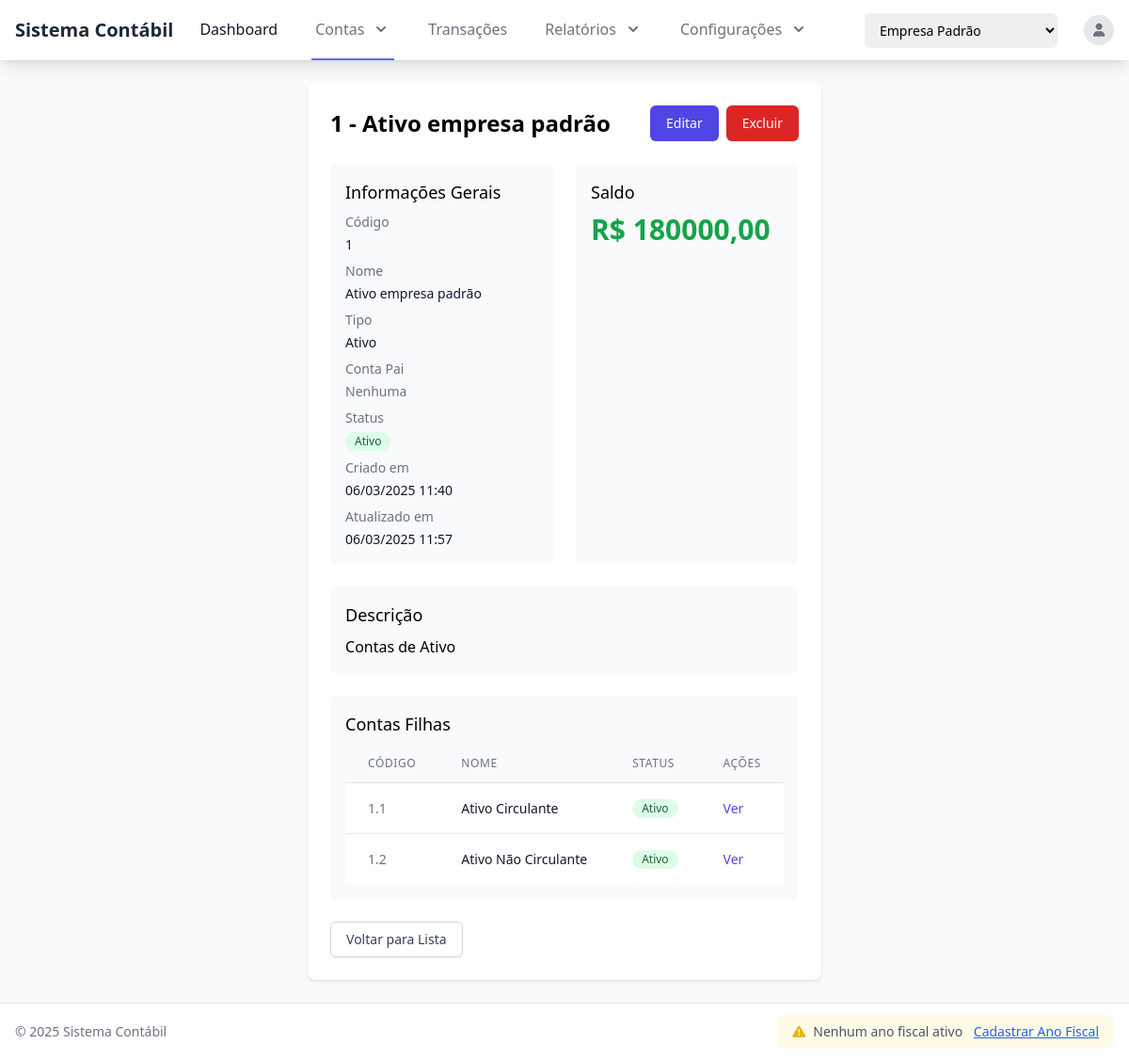
/accounts/1/ (signed in), run on the app's committed database.
### accounts/models.py (models this page shows, shortened)
class Account(models.Model):
    company = models.ForeignKey(Company, verbose_name=_('Empresa'), on_delete=models.CASCADE, related_name='accounts')
    code = models.CharField(_('Código'), max_length=20)
    name = models.CharField(_('Nome'), max_length=100)
    type = models.CharField(_('Tipo'), max_length=1, choices=AccountType.choices)
    parent = models.ForeignKey('self', verbose_name=_('Conta Pai'), null=True, blank=True, on_delete=models.CASCADE, related_name='children')
    description = models.TextField(_('Descrição'), blank=True)
    is_active = models.BooleanField(_('Ativo'), default=True)
    created_at = models.DateTimeField(_('Criado em'), auto_now_add=True)
    updated_at = models.DateTimeField(_('Atualizado em'), auto_now=True)
    class Meta:
        verbose_name = _('Conta')
        verbose_name_plural = _('Contas')
        ordering = ['code']
        unique_together = ['company', 'code']  # Código deve ser único por empresa
    def get_balance(self, start_date=None, end_date=None):
        import logging
        logger = logging.getLogger(__name__)
        if not self.is_leaf:
            children_balance = sum(child.get_balance(start_date=start_date, end_date=end_date) for child in self.children.filter(is_active=True))
            return children_balance
        from django.db.models import Sum, Q
        from transactions.models import Transaction
        transactions = Transaction.objects.filter(company=self.company)
        if start_date:
            transactions = transactions.filter(date__gte=start_date)
        if end_date:
            transactions = transactions.filter(date__lte=end_date)
        debits = transactions.filter(debit_account=self).aggregate(Sum('amount'))['amount__sum'] or 0
        credits = transactions.filter(credit_account=self).aggregate(Sum('amount'))['amount__sum'] or 0
        if self.type in [AccountType.ASSET, AccountType.EXPENSE]:  # ASSET, EXPENSE
            balance = debits - credits
        else:  # LIABILITY, EQUITY, REVENUE
            balance = credits - debits
        return balance
    @property
    def is_leaf(self):
        if not self.pk:  # Se a conta ainda não foi salva, consideramos como folha
            return True
        return not self.children.exists()

### accounts/views.py (the view)
# urls.py: path('<int:pk>/', views.AccountDetailView.as_view(), name='account_detail'),
class AccountDetailView(LoginRequiredMixin, DetailView):
    model = Account
    template_name = 'accounts/account_detail.html'
    def get_context_data(self, **kwargs):
        context = super().get_context_data(**kwargs)
        account = self.get_object()
        context['transactions'] = account.debit_transactions.all() | account.credit_transactions.all()
        context['balance'] = account.get_balance()
        return context

### core/context_processors.py (called while the page is built)
def active_fiscal_year(request):
    context = {
        'active_fiscal_year': None
    }
    if hasattr(request, 'current_company') and request.current_company:
        today = date.today()
        fiscal_year = FiscalYear.objects.filter(
            company=request.current_company,
            start_date__lte=today,
            end_date__gte=today,
            is_closed=False
        ).first()
        context['active_fiscal_year'] = fiscal_year
    return context

### templates/accounts/account_detail.html (shortened to what this page needs)
{% extends 'base.html' %}
{% block content %}
<div class="bg-white shadow rounded-lg p-6">
    <div class="flex justify-between items-center mb-6">
        <h2 class="text-2xl font-bold">{{ account.code }} - {{ account.name }}</h2>
        <div class="flex space-x-2">
            <a href="{% url 'account_update' account.pk %}" class="inline-flex items-center px-4 py-2 border border-transparent rounded-md shadow-sm text-sm font-medium text-white bg-indigo-600 hover:bg-indigo-700 focus:outline-none focus:ring-2 focus:ring-offset-2 focus:ring-indigo-500">
                Editar
            </a>
            <a href="{% url 'account_delete' account.pk %}" class="inline-flex items-center px-4 py-2 border border-transparent rounded-md shadow-sm text-sm font-medium text-white bg-red-600 hover:bg-red-700 focus:outline-none focus:ring-2 focus:ring-offset-2 focus:ring-red-500">
                Excluir
            </a>
        </div>
    </div>
    <div class="grid grid-cols-1 md:grid-cols-2 gap-6 mb-6">
        <div class="bg-gray-50 p-4 rounded-md">
            <h3 class="text-lg font-medium mb-2">Informações Gerais</h3>
            <dl class="grid grid-cols-1 gap-x-4 gap-y-2">
                <div class="sm:col-span-1">
                    <dt class="text-sm font-medium text-gray-500">Código</dt>
                    <dd class="mt-1 text-sm text-gray-900">{{ account.code }}</dd>
                </div>
                <div class="sm:col-span-1">
                    <dt class="text-sm font-medium text-gray-500">Nome</dt>
                    <dd class="mt-1 text-sm text-gray-900">{{ account.name }}</dd>
                </div>
                <div class="sm:col-span-1">
                    <dt class="text-sm font-medium text-gray-500">Tipo</dt>
                    <dd class="mt-1 text-sm text-gray-900">{{ account.get_type_display }}</dd>
                </div>
                <div class="sm:col-span-1">
                    <dt class="text-sm font-medium text-gray-500">Conta Pai</dt>
                    <dd class="mt-1 text-sm text-gray-900">
                        {% if account.parent %}
                            <a href="{% url 'account_detail' account.parent.pk %}" class="text-indigo-600 hover:text-indigo-900">
                                {{ account.parent.code }} - {{ account.parent.name }}
                            </a>
                        {% else %}
                            <span class="text-gray-500">Nenhuma</span>
                        {% endif %}
                    </dd>
                </div>
                <div class="sm:col-span-1">
                    <dt class="text-sm font-medium text-gray-500">Status</dt>
                    <dd class="mt-1 text-sm text-gray-900">
                        {% if account.is_active %}
                            <span class="inline-flex items-center px-2.5 py-0.5 rounded-full text-xs font-medium bg-green-100 text-green-800">
                                Ativo
                            </span>
                        {% else %}
                            <span class="inline-flex items-center px-2.5 py-0.5 rounded-full text-xs font-medium bg-red-100 text-red-800">
                                Inativo
                            </span>
                        {% endif %}
                    </dd>
                </div>
                <div class="sm:col-span-1">
                    <dt class="text-sm font-medium text-gray-500">Criado em</dt>
                    <dd class="mt-1 text-sm text-gray-900">{{ account.created_at|date:"d/m/Y H:i" }}</dd>
                </div>
                <div class="sm:col-span-1">
                    <dt class="text-sm font-medium text-gray-500">Atualizado em</dt>
                    <dd class="mt-1 text-sm text-gray-900">{{ account.updated_at|date:"d/m/Y H:i" }}</dd>
                </div>
            </dl>
        </div>
        <div class="bg-gray-50 p-4 rounded-md">
            <h3 class="text-lg font-medium mb-2">Saldo</h3>
            <div class="text-3xl font-bold {% if balance >= 0 %}text-green-600{% else %}text-red-600{% endif %}">
                R$ {{ balance|floatformat:2 }}
            </div>
        </div>
    </div>
    {% if account.description %}
    <div class="bg-gray-50 p-4 rounded-md mb-6">
        <h3 class="text-lg font-medium mb-2">Descrição</h3>
        <p class="text-sm text-gray-900">{{ account.description|linebreaks }}</p>
    </div>
    {% endif %}
    <div class="bg-gray-50 p-4 rounded-md">
        <h3 class="text-lg font-medium mb-2">Contas Filhas</h3>
        {% if account.children.exists %}
            <div class="overflow-x-auto">
                <table class="min-w-full divide-y divide-gray-200">
                    <thead class="bg-gray-50">
                        <tr>
                            <th scope="col" class="px-6 py-3 text-left text-xs font-medium text-gray-500 uppercase tracking-wider">Código</th>
                            <th scope="col" class="px-6 py-3 text-left text-xs font-medium text-gray-500 uppercase tracking-wider">Nome</th>
                            <th scope="col" class="px-6 py-3 text-left text-xs font-medium text-gray-500 uppercase tracking-wider">Status</th>
                            <th scope="col" class="px-6 py-3 text-left text-xs font-medium text-gray-500 uppercase tracking-wider">Ações</th>
                        </tr>
                    </thead>
                    <tbody class="bg-white divide-y divide-gray-200">
                        {% for child in account.children.all %}
                        <tr>
                            <td class="px-6 py-4 whitespace-nowrap text-sm text-gray-500">{{ child.code }}</td>
                            <td class="px-6 py-4 whitespace-nowrap text-sm text-gray-900">{{ child.name }}</td>
                            <td class="px-6 py-4 whitespace-nowrap text-sm text-gray-500">
                                {% if child.is_active %}
                                    <span class="inline-flex items-center px-2.5 py-0.5 rounded-full text-xs font-medium bg-green-100 text-green-800">
                                        Ativo
                                    </span>
                                {% else %}
                                    <span class="inline-flex items-center px-2.5 py-0.5 rounded-full text-xs font-medium bg-red-100 text-red-800">
                                        Inativo
                                    </span>
                                {% endif %}
                            </td>
                            <td class="px-6 py-4 whitespace-nowrap text-sm font-medium">
                                <a href="{% url 'account_detail' child.pk %}" class="text-indigo-600 hover:text-indigo-900">Ver</a>
                            </td>
                        </tr>
                        {% endfor %}
                    </tbody>
                </table>
            </div>
        {% else %}
            <p class="text-sm text-gray-500">Esta conta não possui contas filhas.</p>
        {% endif %}
    </div>
    <div class="mt-6">
        <a href="{% url 'account_list' %}" class="inline-flex items-center px-4 py-2 border border-gray-300 rounded-md shadow-sm text-sm font-medium text-gray-700 bg-white hover:bg-gray-50 focus:outline-none focus:ring-2 focus:ring-offset-2 focus:ring-indigo-500">
            Voltar para Lista
        </a>
    </div>
</div>
{% endblock %}

### templates/base.html (style rules this page uses)
body { display: flex; flex-direction: column; min-height: 100vh; }

### data on the page
Account: code "1", name "Ativo empresa padrão", type "Ativo", created_at "06/03/2025 11:40", updated_at "06/03/2025 11:57", description "Contas de Ativo"
Account: code "1.1", name "Ativo Circulante", is_active "Ativo"
Account: code "1.2", name "Ativo Não Circulante", is_active "Ativo"

### other printed values
{{ balance|floatformat:2 }} "180000,00"
form field company_id "Empresa Padrão"
